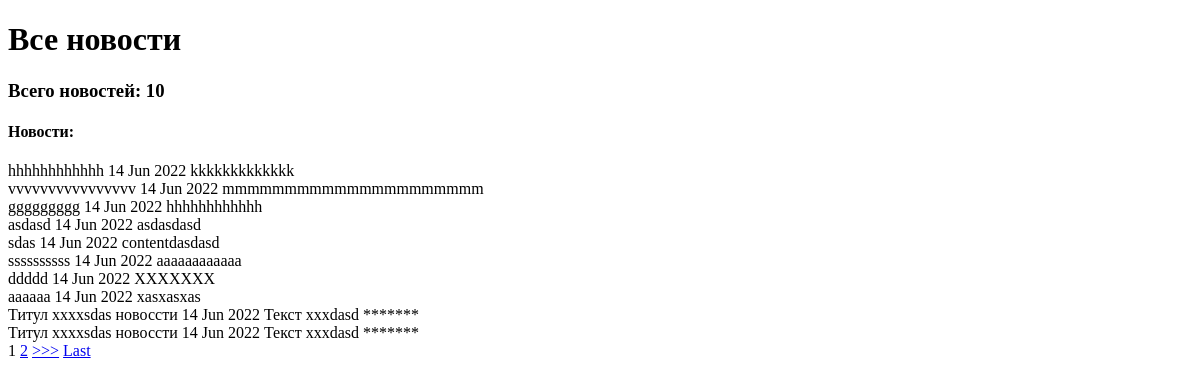
The page /news/ on the database as committed earlier.
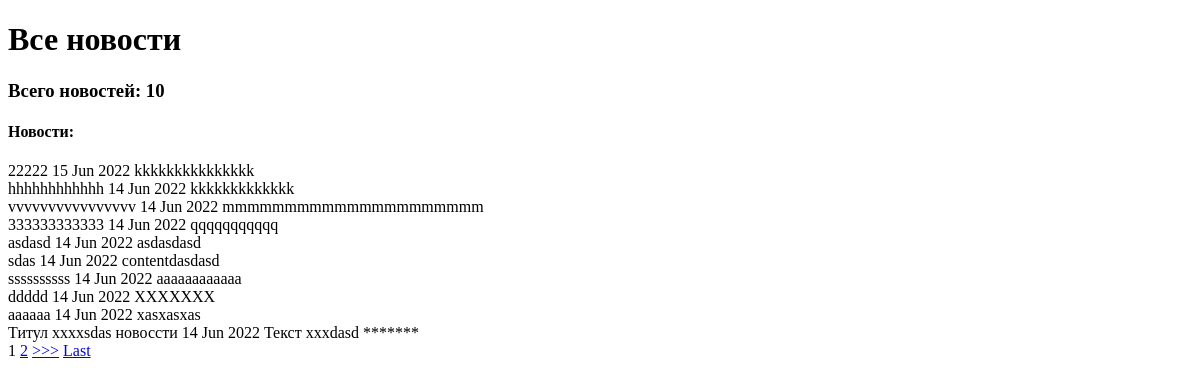
The same page on the database as committed later.
### myapp/models.py (models this page shows, shortened)
class Post(models.Model):
    post_author = models.ForeignKey(Author, on_delete=models.CASCADE)
    CHOICES = [
        ('1', 'Статья'),
        ('2', 'Новость')
        ]
    post_choice = models.CharField(max_length = 2,
                            choices = CHOICES,
                            default = '1')
    creation_date = models.DateTimeField(auto_now_add=True)
    category = models.ManyToManyField(Category, through='PostCategory')
    post_title = models.CharField(max_length=255)
    post_text = models.TextField(default='content')
    post_rate = models.IntegerField(default=0)

### myapp/views.py (the view)
# urls.py: path('', PostList.as_view()),
class PostList(ListView):
    model = Post
    template_name = 'news.html'
    context_object_name = 'news'
    ordering = ['-creation_date']
    paginate_by = 10 # поставим постраничный вывод в один элемент
    form_class = PostForm
    def get_context_data(self, **kwargs): # забираем отфильтрованные объекты переопределяя метод get_context_data у наследуемого класса (привет, полиморфизм, мы скучали!!!)
        context = super().get_context_data(**kwargs)
        return context

### myapp/templatetags/custom_filters.py (called while the page is built)
@register.filter(name='Censor')
def Censor(value, arg):
    Ban_List = [
        "Новости",
        "lorem",
        "ipsum"
    ]
    return ' '.join('*'*len(i) if i.upper() in list(map(lambda x: x.upper(), Ban_List)) else i for i in value.split())

### templates/news.html (shortened to what this page needs)
{% extends 'flatpages/default.html' %}
{% load custom_filters %}
{% block content %}
<h1>Все новости</h1>
{% if news|length > 1 %}
<h3>Всего новостей: {{ news|length }}</h3>
{% endif %}
{% if news %}
    <h4>Новости: </h4>
    {% for art in news %}
        {{ art.post_title|Censor:art.post_title}}
        {{ art.creation_date|date:'d M Y' }}
        {{ art.post_text|Censor:art.post_text}}
        <br>
    {% endfor %}
    {% if is_paginated %}
        {% for num in page_obj.paginator.page_range %}
            {% if page_obj.number == num %}
                <a>{{ num }}</a>
            {% elif num > page_obj.number|add:'-2' and num < page_obj.number|add:'2' %}
                <a href="?page={{ num }}">{{ num }}</a>
            {% endif %}
        {% endfor %}
        {% if page_obj.has_next %}
            <a href="?page={{ page_obj.next_page_number }}">>>></a>
            <a href="?page={{ page_obj.paginator.num_pages }}">Last</a>
        {% endif %}
    {% endif %}
{% else %}
    <h2>Новостей нет!</h2>
{% endif %}
{% endblock content %}

Rows that differ between the two databases and show on the page:
no longer on this page (row unchanged): Post: post_title|Censor "Титул xxxxsdas новоссти", creation_date "14 Jun 2022", post_text|Censor "Текст xxxdasd *******"
added Post: post_title|Censor "22222", creation_date "15 Jun 2022", post_text|Censor "kkkkkkkkkkkkkkk"
changed Post: post_title|Censor "ggggggggg" → "333333333333"; post_text|Censor "hhhhhhhhhhhh" → "qqqqqqqqqqq"
